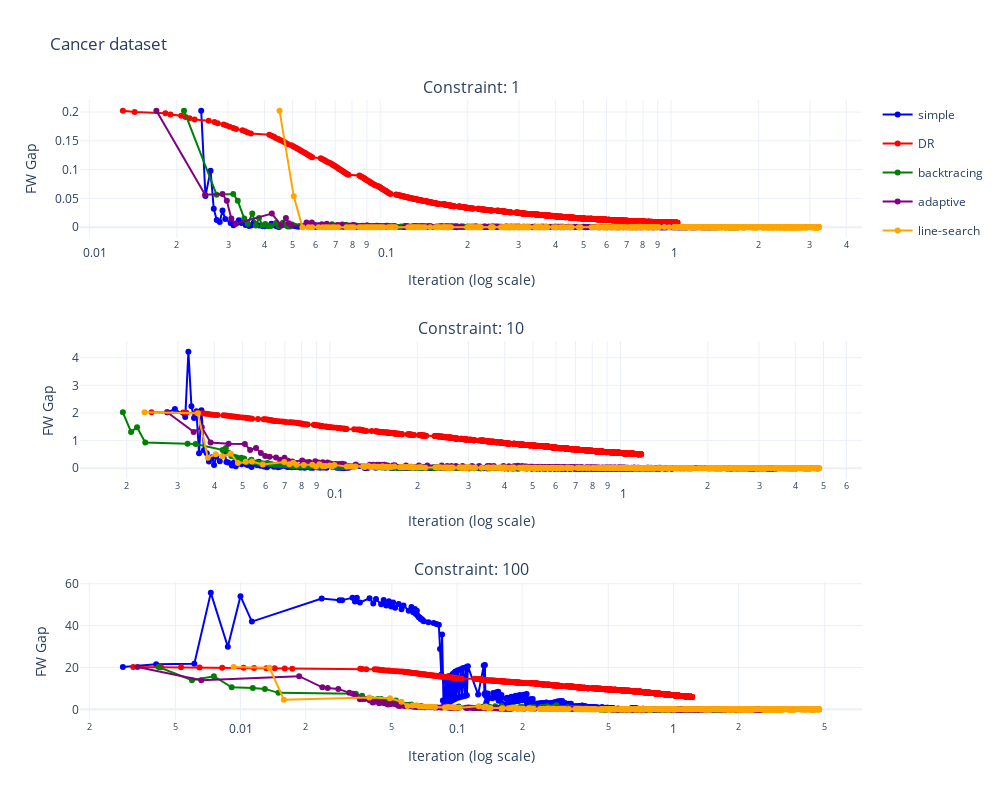

Notebook source saved alongside this figure:
### Code cell
import plotly.graph_objects as go
from plotly.subplots import make_subplots

def plot_nested_dict_plotly_grouped(data, metric):
    """
    Generate line plots (subplots) for a specified metric from a nested dictionary using Plotly.
    Group methods into a single legend.

    Args:
        data (dict): Nested dictionary with structure {param: {method: {x_value: {'metric1': value}}}}
        metric (str): The metric to plot (e.g., 'f_x', 'fw', 'dual', 'primal', 'gamma').
    """
    # Extract top-level keys (parameters)
    params = list(data.keys())
    num_params = len(params)

    # Create subplots
    fig = make_subplots(
        rows=num_params, cols=1,
        subplot_titles=[f"Constraint: {param}" for param in params]
    )

    # Define a set of unique method names to use as grouped legends
    method_colors = {
        'simple': 'blue',
        'DR': 'red',
        'backtracing': 'green',
        'adaptive': 'purple',
        'line-search': 'orange'
    }

    # Iterate over parameters (subplots)
    for idx, param in enumerate(params, start=1):
        methods = data[param]  # Extract methods for the current parameter

        # Add a line for each method
        for method, x_values in methods.items():
            x = list(x_values.keys())
            y = [x_values[x_val][metric] for x_val in x]

            # Add trace with legendgroup to group legends for the same method
            fig.add_trace(
                go.Scatter(
                    x=x, y=y, mode='lines+markers',
                    name=method if idx == 1 else None,  # Add legend only for the first parameter
                    legendgroup=method,  # Group by method name
                    showlegend = True if idx == 1 else False,
                    line=dict(color=method_colors[method]),
                    marker=dict(size=6),
                ),
                row=idx, col=1
            )

        # Set log scale for the x-axis
        fig.update_xaxes(type="log", title_text="Iteration (log scale)", row=idx, col=1)
        fig.update_yaxes(title_text='FW Gap', row=idx, col=1)

    # Update layout
    fig.update_layout(
        title_text=f"Cancer dataset",
        height=800, width=1000,
        showlegend=True,
        template="plotly_white"
    )

    # Show the interactive plot
    fig.show()


plot_nested_dict_plotly_grouped(mushrooms_results, metric="fw")

### Figure 1 — Plotly figure (JSON) as saved in the notebook; plotly's stock layout.template omitted (floating-point values rounded to 4 significant figures; data arrays with more than 128 entries replaced by an {"elided": "..."} marker saying what was removed)
{"data": [{"legendgroup": "simple", "line": {"color": "blue"}, "marker": {"size": 6}, "mode": "lines+markers", "name": "simple", "showlegend": true, "type": "scatter", "x": {"elided": "1000 float values"}, "xaxis": "x", "y": {"elided": "1000 float values"}, "yaxis": "y"}, {"legendgroup": "DR", "line": {"color": "red"}, "marker": {"size": 6}, "mode": "lines+markers", "name": "DR", "showlegend": true, "type": "scatter", "x": {"elided": "1000 float values"}, "xaxis": "x", "y": {"elided": "1000 float values"}, "yaxis": "y"}, {"legendgroup": "backtracing", "line": {"color": "green"}, "marker": {"size": 6}, "mode": "lines+markers", "name": "backtracing", "showlegend": true, "type": "scatter", "x": {"elided": "1000 float values"}, "xaxis": "x", "y": {"elided": "1000 float values"}, "yaxis": "y"}, {"legendgroup": "adaptive", "line": {"color": "purple"}, "marker": {"size": 6}, "mode": "lines+markers", "name": "adaptive", "showlegend": true, "type": "scatter", "x": {"elided": "1000 float values"}, "xaxis": "x", "y": {"elided": "1000 float values"}, "yaxis": "y"}, {"legendgroup": "line-search", "line": {"color": "orange"}, "marker": {"size": 6}, "mode": "lines+markers", "name": "line-search", "showlegend": true, "type": "scatter", "x": {"elided": "1000 float values"}, "xaxis": "x", "y": {"elided": "1000 float values"}, "yaxis": "y"}, {"legendgroup": "simple", "line": {"color": "blue"}, "marker": {"size": 6}, "mode": "lines+markers", "showlegend": false, "type": "scatter", "x": {"elided": "1000 float values"}, "xaxis": "x2", "y": {"elided": "1000 float values"}, "yaxis": "y2"}, {"legendgroup": "DR", "line": {"color": "red"}, "marker": {"size": 6}, "mode": "lines+markers", "showlegend": false, "type": "scatter", "x": {"elided": "1000 float values"}, "xaxis": "x2", "y": {"elided": "1000 float values"}, "yaxis": "y2"}, {"legendgroup": "backtracing", "line": {"color": "green"}, "marker": {"size": 6}, "mode": "lines+markers", "showlegend": false, "type": "scatter", "x": {"elided": "1000 float values"}, "xaxis": "x2", "y": {"elided": "1000 float values"}, "yaxis": "y2"}, {"legendgroup": "adaptive", "line": {"color": "purple"}, "marker": {"size": 6}, "mode": "lines+markers", "showlegend": false, "type": "scatter", "x": {"elided": "1000 float values"}, "xaxis": "x2", "y": {"elided": "1000 float values"}, "yaxis": "y2"}, {"legendgroup": "line-search", "line": {"color": "orange"}, "marker": {"size": 6}, "mode": "lines+markers", "showlegend": false, "type": "scatter", "x": {"elided": "1000 float values"}, "xaxis": "x2", "y": {"elided": "1000 float values"}, "yaxis": "y2"}, {"legendgroup": "simple", "line": {"color": "blue"}, "marker": {"size": 6}, "mode": "lines+markers", "showlegend": false, "type": "scatter", "x": {"elided": "1000 float values"}, "xaxis": "x3", "y": {"elided": "1000 float values"}, "yaxis": "y3"}, {"legendgroup": "DR", "line": {"color": "red"}, "marker": {"size": 6}, "mode": "lines+markers", "showlegend": false, "type": "scatter", "x": {"elided": "1000 float values"}, "xaxis": "x3", "y": {"elided": "1000 float values"}, "yaxis": "y3"}, {"legendgroup": "backtracing", "line": {"color": "green"}, "marker": {"size": 6}, "mode": "lines+markers", "showlegend": false, "type": "scatter", "x": {"elided": "1000 float values"}, "xaxis": "x3", "y": {"elided": "1000 float values"}, "yaxis": "y3"}, {"legendgroup": "adaptive", "line": {"color": "purple"}, "marker": {"size": 6}, "mode": "lines+markers", "showlegend": false, "type": "scatter", "x": {"elided": "1000 float values"}, "xaxis": "x3", "y": {"elided": "1000 float values"}, "yaxis": "y3"}, {"legendgroup": "line-search", "line": {"color": "orange"}, "marker": {"size": 6}, "mode": "lines+markers", "showlegend": false, "type": "scatter", "x": {"elided": "1000 float values"}, "xaxis": "x3", "y": {"elided": "1000 float values"}, "yaxis": "y3"}], "layout": {"annotations": [{"font": {"size": 16}, "showarrow": false, "text": "Constraint: 1", "x": 0.5, "xanchor": "center", "xref": "paper", "y": 1, "yanchor": "bottom", "yref": "paper"}, {"font": {"size": 16}, "showarrow": false, "text": "Constraint: 10", "x": 0.5, "xanchor": "center", "xref": "paper", "y": 0.6111, "yanchor": "bottom", "yref": "paper"}, {"font": {"size": 16}, "showarrow": false, "text": "Constraint: 100", "x": 0.5, "xanchor": "center", "xref": "paper", "y": 0.2222, "yanchor": "bottom", "yref": "paper"}], "height": 800, "showlegend": true, "title": {"text": "Cancer dataset"}, "width": 1000, "xaxis": {"anchor": "y", "autorange": true, "domain": [0, 1], "range": [-2.032, 0.6564], "title": {"text": "Iteration (log scale)"}, "type": "log"}, "xaxis2": {"anchor": "y2", "autorange": true, "domain": [0, 1], "range": [-1.86, 0.8316], "title": {"text": "Iteration (log scale)"}, "type": "log"}, "xaxis3": {"anchor": "y3", "autorange": true, "domain": [0, 1], "range": [-2.742, 0.8712], "title": {"text": "Iteration (log scale)"}, "type": "log"}, "yaxis": {"anchor": "x", "autorange": true, "domain": [0.7778, 1], "range": [-0.01848, 0.2208], "title": {"text": "FW Gap"}, "type": "linear"}, "yaxis2": {"anchor": "x2", "autorange": true, "domain": [0.3889, 0.6111], "range": [-0.3841, 4.6], "title": {"text": "FW Gap"}, "type": "linear"}, "yaxis3": {"anchor": "x3", "autorange": true, "domain": [0, 0.2222], "range": [-5.079, 60.7], "title": {"text": "FW Gap"}, "type": "linear"}}}
